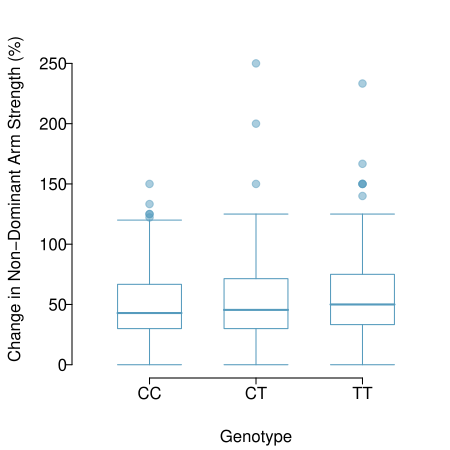

This chart was generated by the following R code:
library(openintro)
library(oibiostat)
data(famuss)
data(COL)

myPDF("famussBoxPlot.pdf", 4.5, 4.5,
      mar = c(3.6, 3.6, 1, 0.5),
      mgp = c(2.4, 0.25, 0)
)

boxPlot(famuss$ndrm.ch, famuss$actn3.r577x,
        xlab = 'Genotype',
        ylab = 'Change in Non-Dominant Arm Strength (%)',
        ylim = c(0, 275),
        width = 0.60,
        pch = 19,
        pchCex = 1,
        lcol = COL[1],
        col = COL[1,3])

dev.off()

###for summary table
summary(famuss$actn3.r577x)
mean(famuss$ndrm.ch[famuss$actn3.r577x=="CC"])
mean(famuss$ndrm.ch[famuss$actn3.r577x=="CT"])
mean(famuss$ndrm.ch[famuss$actn3.r577x=="TT"])
sd(famuss$ndrm.ch[famuss$actn3.r577x=="CC"])
sd(famuss$ndrm.ch[famuss$actn3.r577x=="CT"])
sd(famuss$ndrm.ch[famuss$actn3.r577x=="TT"])
